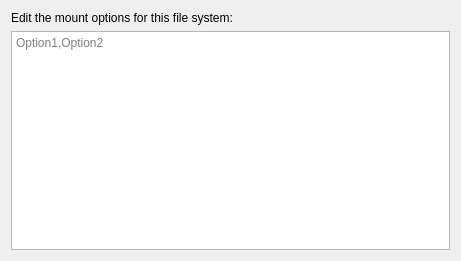
<?xml version="1.0" encoding="UTF-8"?>
<ui version="4.0">
 <author>
SPDX-FileCopyrightText: 2010 Volker Lanz &lt;vl@fidra.de&gt;
SPDX-FileCopyrightText: 2016 Andrius Štikonas &lt;andrius@stikonas.eu&gt;
SPDX-License-Identifier: GPL-3.0-or-later
 </author>
 <class>EditMountOptionsDialogWidgetBase</class>
 <widget class="QWidget" name="EditMountOptionsDialogWidgetBase">
  <property name="geometry">
   <rect>
    <x>0</x>
    <y>0</y>
    <width>461</width>
    <height>261</height>
   </rect>
  </property>
  <property name="windowTitle">
   <string>Edit Mount Options</string>
  </property>
  <layout class="QVBoxLayout" name="verticalLayout">
   <item>
    <widget class="QLabel" name="m_Label">
     <property name="text">
      <string>Edit the mount options for this file system:</string>
     </property>
    </widget>
   </item>
   <item>
    <widget class="QPlainTextEdit" name="m_EditOptions">
     <property name="placeholderText">
      <string>Option1,Option2</string>
     </property>
    </widget>
   </item>
  </layout>
 </widget>
 <resources/>
 <connections/>
</ui>
